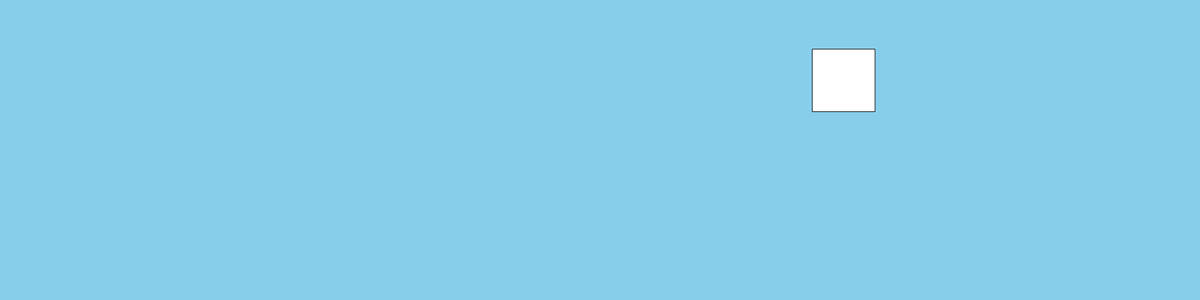
Frame 1 (no input)
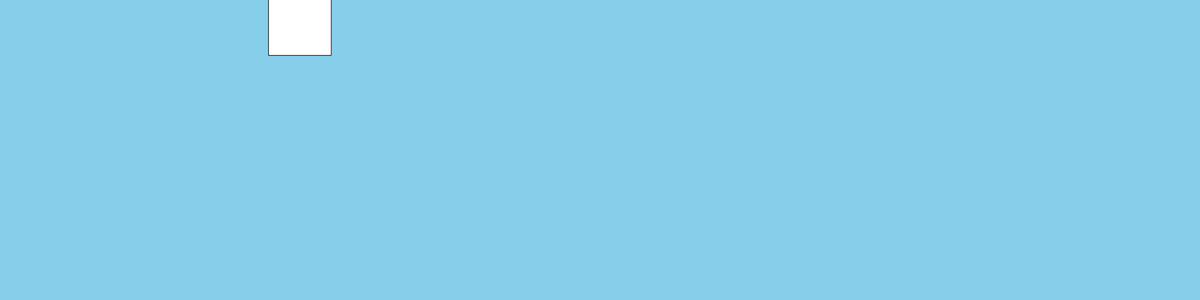
Frame 60 (no input)
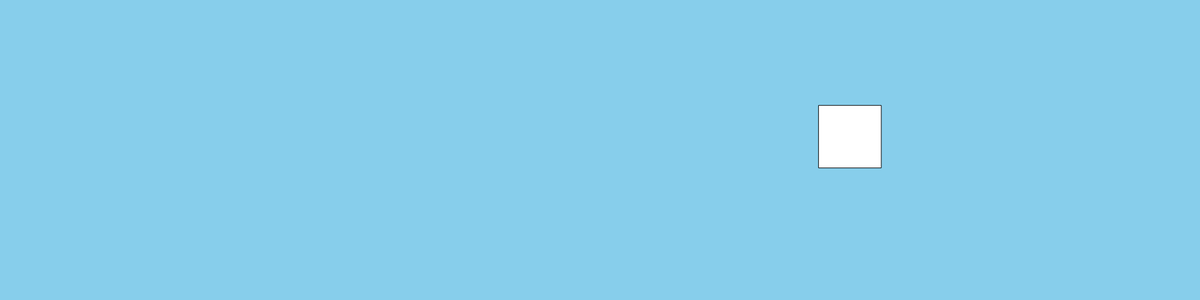
Frame 120 (the mouse pressed at the canvas centre since frame 60)

The p5.js sketch that drew these frames (run headless with seeded random() and noise() and a simulated clock; from frame 60 on, the mouse is pressed at the canvas centre):

// p5.js sketch
// ── sketch.js
var dvd={
    x:100,
    y:100,
    xs:{
        magnitude:10,
        polarity:1,
    },
    ys:{
        magnitude:10,
        polarity:1
    },
    w:100,
    h:100,
    move:function(){
        this.xs,magnitude=map(mouseY, 0, 480,-30,-30)

        if (this.x>width-this.w||this.x<0){
            this.xs.polarity*=-1;
        }
        this.x+=this.xs.magnitude*this.xs.polarity;
        
        this.ys.magnitude=map(mouseY,0,480,-30,30)

        if(this.y>height-this.h||this.y<0){
            this.ys.polarity*=-1;
        }
        this.y+=this.ys.magnitude*this.ys.polarity;

    },
    draw:function(){
        push();
        translate(this.x);
        rotate(frameCount);
        rect(0,0,this.w,this.h);
        pop();
    }
};

var dvd2={
    x:450,
    y:100,
    xs:{
        magnitude:10,
        polarity:1,
    },
    ys:{
        magnitude:10,
        polarity:1
    },
    w:100,
    h:100,
    move:function(){
        this.xs.magnitude=map(mouseX,0,720,-30,30);

        if (this.x>width-this.w||this.x<0){
            this.xs.polarity*=-1;
        }
        this.x+=this.xs.magnitude*this.xs.polarity;
        
        this.ys.magnitude=map(mouseX,0,720,-30,30);

        if(this.y>height-this.h||this.y<0){
            this.ys.polarity*=-1;
        }
        this.y+=this.ys.magnitude*this.ys.polarity;
       
    },
    draw:function(){
        rect(this.x,this.y,this.w,this.h,);
    }
};
var speedSlider;

function setup(){
    createCanvas(1920,480);
    speedSlider=createSlider(-30,30,0);
    dvd2.x=random(width-dvd2.w);
    dvd2.y=random(height-dvd2.h);
}


function draw(){
    background("#87CEEB");
    dvd2.draw();
    dvd2.move();
};
